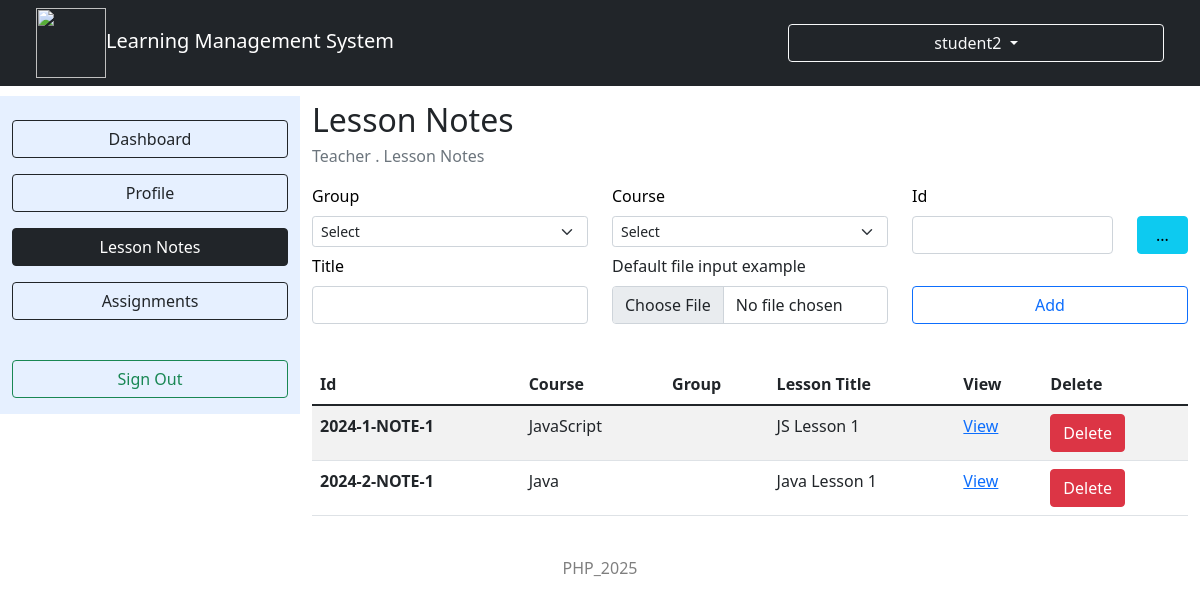
/Online_LMS/NoteAdd.php (signed in), run on the app's committed database.
### tables this page shows
CREATE TABLE `notes` (
  `id` VARCHAR(45) NOT NULL,
  `name` VARCHAR(150) NOT NULL,
  `note_location` VARCHAR(255) DEFAULT NULL,
  `group_has_course_group_id` INT NOT NULL,
  `group_has_course_course_id` INT NOT NULL,
  PRIMARY KEY (`id`),
  CONSTRAINT `fk_notes_groupcourse` FOREIGN KEY (`group_has_course_group_id`,`group_has_course_course_id`) REFERENCES `group_has_course`(`group_id`,`course_id`) ON DELETE CASCADE ON UPDATE CASCADE
);

CREATE TABLE `course` (
  `id` INT NOT NULL AUTO_INCREMENT,
  `name` VARCHAR(100) NOT NULL,
  `level` INT NOT NULL,
  PRIMARY KEY (`id`)
);

### Online_LMS/NoteAdd.php (the view, shortened to what this page needs)
<!DOCTYPE html>
<html lang="en">
<head>
    <link rel="stylesheet" href="bootstrap.css" />
    <link rel="stylesheet" href="style.css" />
</head>
<body>
    <div class="container-fluid">
        <div class="row">
            <nav class="navbar navbar-light navbar-expand-lg bg-dark fixed-top">
                <div class="container-fluid">
                    <div class="col-4">
                        <a href="#" class="navbar-brand text-white"><img src="system.png" class="icon2" />Learning
                            Management System</a>
                    </div>
                    <div class="btn-group col-lg-4">
                        <button type="button" class="btn btn-outline-light dropdown-toggle" data-bs-toggle="dropdown" aria-haspopup="true" aria-expanded="false">
                            <label class="fs-6"><?php echo ($_SESSION["u"]) ?></label>
                        </button>
                    </div>
                </div>
            </nav>
            <div class="col-4 col-lg-3 mt-5">
                <div class="row bg-primary bg-opacity-10 mt-5">
                    <div class="col-12 mt-4">
                        <form action="TeacherDash.php">
                            <button class="btn btn-outline-dark col-12" type="submit">Dashboard</button>
                        </form>
                    </div>
                    <div class="col-12 mt-3">
                        <form action="ProfileTeacher.php">
                            <button class="btn btn-outline-dark col-12" type="submit">Profile</button>
                        </form>
                    </div>
                    <div class="col-12 mt-3">
                        <form action="NoteAdd.php">
                            <button class="btn btn-outline-dark col-12 active" type="submit">Lesson Notes</button>
                        </form>
                    </div>
                    <div class="col-12 mt-3 mb-4">
                        <form action="AddAssignment.php">
                            <button class="btn btn-outline-dark col-12" type="submit">Assignments</button>
                        </form>
                    </div>
                    <div class="col-12 mt-3 mb-3">
                        <form action="SignOut.php">
                            <button class="btn btn-outline-success col-12" type="submit">Sign Out</button>
                        </form>
                    </div>
                </div>
            </div>
            <div class="col-8 col-lg-9 mt-5">
                <div class="row">
                    <div class="">
                        <label class="fs-2">Lesson Notes</label>
                    </div>
                    <div class="">
                        <label class="fs-6 text-secondary">Teacher . Lesson Notes</label>
                    </div>
                    <div class="col-12">
                        <div class="row">
                            <div class="col-12 col-lg-4 mt-3">
                                <label class="form-label text-black">Group</label>
                                <select class="form-select form-select-sm" aria-label=".form-select-sm example" id="group">
                                    <option selected value="0">Select</option>
                                    <?php
                                    $connection = new mysqli("localhost", "root", "", "online_lms");
                                    ?>
                                </select>
                            </div>
                            <div class="col-12 col-lg-4 mt-3">
                                <label class="form-label text-black">Course</label>
                                <select class="form-select form-select-sm" aria-label=".form-select-sm example" id="course">
                                    <option selected value="0">Select</option>
                                </select>
                            </div>
                            <div class="col-8 col-lg-3 mt-3">
                                <label class="form-label text-black">Id</label>
                                <input type="text" class="form-control col-8" id="id" />
                            </div>
                            <div class="col-4 col-lg-1 mt-4">
                                <button class="btn btn-info col-12" onclick="GenerateNoteId();">...</button>
                            </div>
                            <div class="col-12 col-lg-4">
                                <label class="form-label text-black">Title</label>
                                <input type="text" class="form-control" id="title" />
                            </div>
                            <div class="mb-3 col-12 col-lg-4">
                                <label for="formFile" class="form-label">Default file input example</label>
                                <input class="form-control" type="file" id="file">
                            </div>
                            <div class="col-12 col-lg-4 mt-2">
                                <button class="btn btn-outline-primary col-12" onclick="AddNote();">Add</button>
                            </div>
                            <div class="mt-4">
                                <table class="table table-striped">
                                    <thead>
                                        <tr>
                                            <th scope="col">Id</th>
                                            <th scope="col">Course</th>
                                            <th scope="col">Group</th>
                                            <th scope="col">Lesson Title</th>
                                            <th scope="col">View</th>
                                            <th scope="col">Delete</th>
                                        </tr>
                                    </thead>
                                    <tbody id="container">
                                        <?php
                                        $table3 = $connection->query("SELECT * FROM `notes`");
                                        for ($i = 0; $i < $table3->num_rows; $i++) {
                                            $row3 = $table3->fetch_assoc();
                                            $table4 = $connection->query("SELECT * FROM `group` WHERE `id`='" . $row3["group_has_course_group_id"] . "'");
                                            $row4 = $table4->fetch_assoc();
                                            $group = $row4["name"];
                                            $table5 = $connection->query("SELECT * FROM `course` WHERE `id`='" . $row3["group_has_course_course_id"] . "'");
                                            $row5 = $table5->fetch_assoc();
                                            $course = $row5["name"];
                                        ?>
                                            <tr>
                                                <th scope="row"><?php echo ($row3["id"]) ?></th>
                                                <td><?php echo ($course) ?></td>
                                                <td><?php echo ($group) ?></td>
                                                <td><?php echo ($row3["name"]) ?></td>
                                                <td><a href="<?php echo ($row3["note_location"]) ?>">View</a></td>
                                                <td>
                                                    <div class="deleteButton" data-id="<?php echo ($row3["id"]) ?>"><button class="btn btn-danger">Delete</button></div>
                                                </td>
                                            </tr>
                                        <?php
                                        }
                                        ?>
                                    </tbody>
                                </table>
                            </div>
                        </div>
                    </div>
                </div>
            </div>
        </div>
        <div class="col-12 text-center text-black-50 mt-4 mb-2">
            <label>PHP_2025</label>
        </div>
    </div>
</body>
</html>

### Online_LMS/style.css (style rules this page uses)
.icon2 { width: 70px; height: 70px; }

### data on the page
notes: id "2024-1-NOTE-1", course.name "JavaScript", name "JS Lesson 1"
notes: id "2024-2-NOTE-1", course.name "Java", name "Java Lesson 1"

### other printed values
$_SESSION["u"] "student2"
